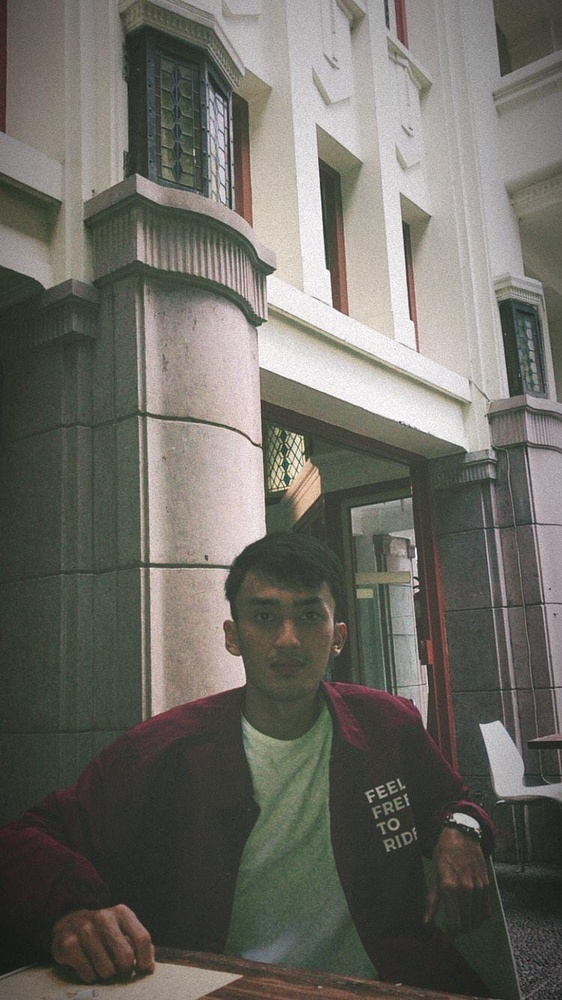
#> input picture tugas.jpeg, 562 x 1000 px, shrunk from 750 x 1334 before the run
$ python 'Prak9.5.Laplacian 2.py'   (older library calls are emulated)
#> lines starting #> are read from the running program, lines starting #| are printed output that depends on the picture
import cv2

# load citra
img = cv2.imread('tugas.jpeg', 0)
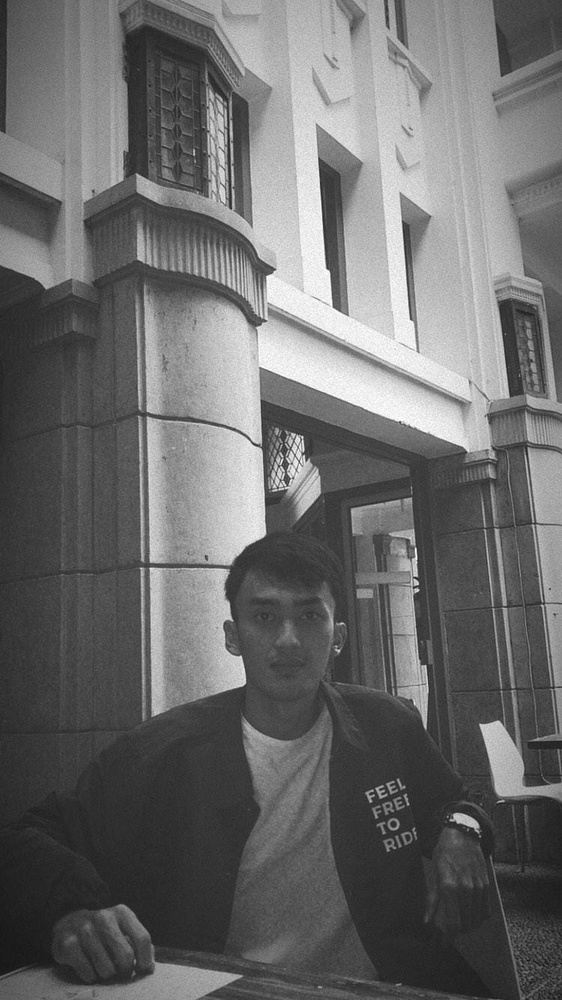
#> img: shape (1000, 562); min 19, max 255, mean 106.5

# aplikasikan gaussian
blur = cv2.GaussianBlur(img, (3, 3), 0)

# aplikasikan laplacian
laplacian = cv2.Laplacian(blur, cv2.CV_64F)
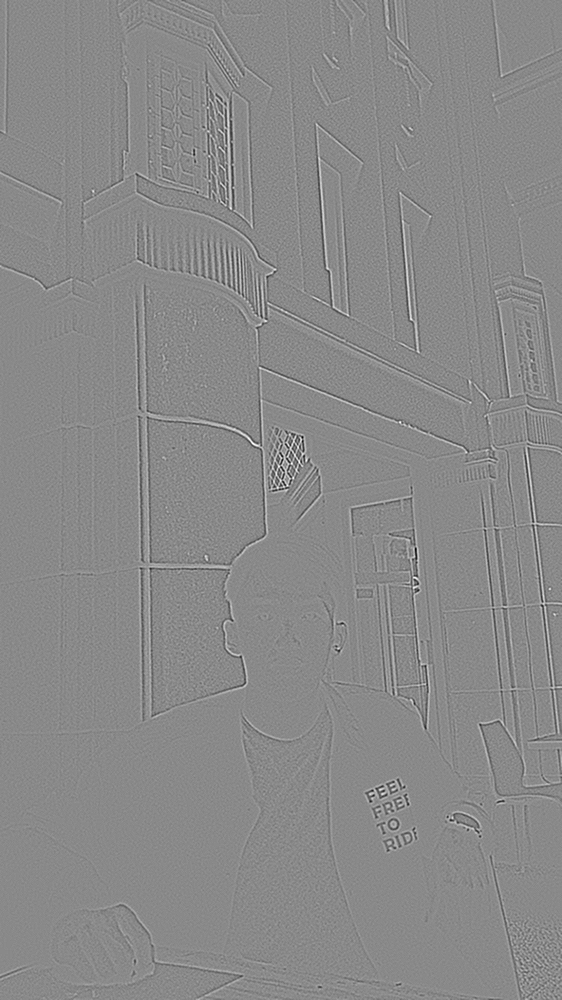
#> laplacian: shape (1000, 562) float64; min -109, max 93, mean 0; drawn with min black and max white
laplacian = laplacian/laplacian.max()

cv2.imshow('laplacian-gaussian', laplacian)
cv2.waitKey(0)
